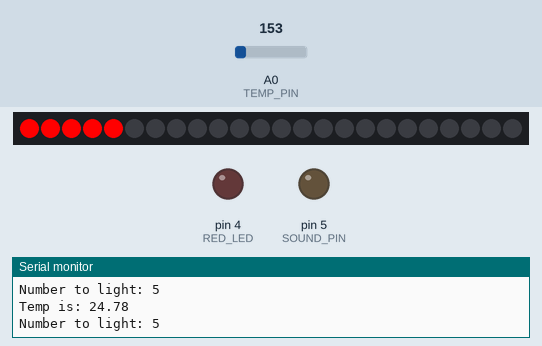
A sketch run on a simulated Arduino Uno, built with avr-gcc and run on an emulated ATmega328P. Shown: 24 RGB LEDs in strip order, left to right, output pins drawn as LEDs (lit = HIGH), the last lines printed to the serial monitor. The inputs (shaded band) are chosen by the test bench; at power-on: A0 (TEMP_PIN) = 153.

Above: at 2.0 s.
2.1 s: A0 (TEMP_PIN) set to 191
At 3.4 s:
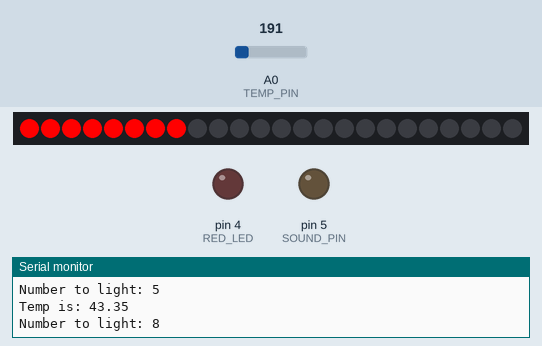
4.2 s: A0 (TEMP_PIN) set to 221
At 5.9 s:
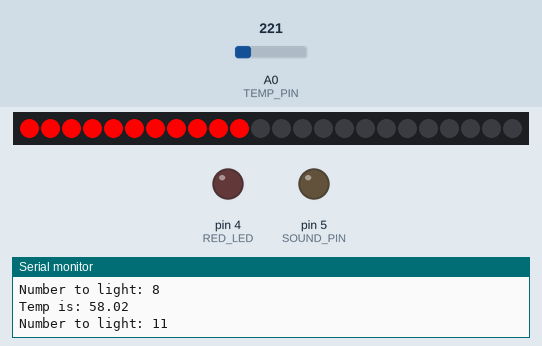
6.8 s: A0 (TEMP_PIN) set to 133
At 8.7 s:
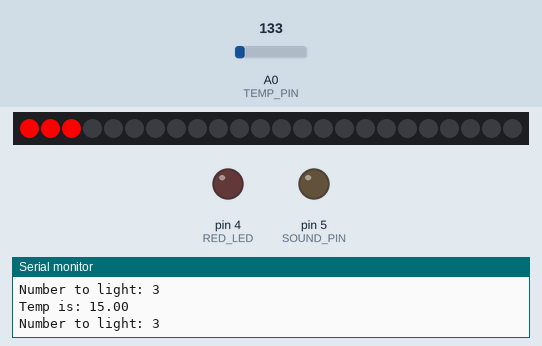
9.0 s: A0 (TEMP_PIN) set to 114
At 10.6 s:
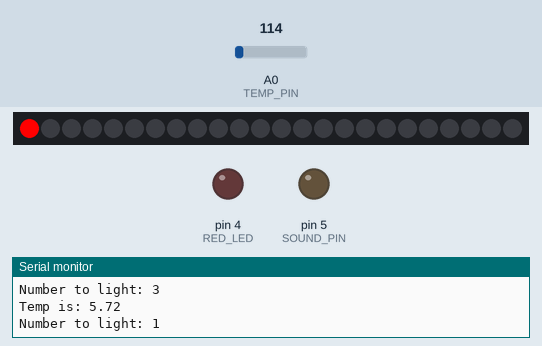
Timing chart, 0 to 12.1 s (numbered marks = the images above; inputs shaded):
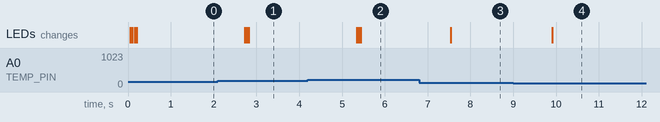

Measured:
- after the input at 2.1 s, the LEDs: first change after 0.62 s (image 1 shows a later state)
- after the input at 4.2 s, the LEDs: first change after 1.1 s (image 2 shows a later state)
- after the input at 6.8 s, the LEDs: change after 0.74 s (image 3)
- after the input at 9.0 s, the LEDs: change after 0.91 s (image 4)

The sketch:

WP4_E3.ino
```cpp
// (C) Bassam -> Group: 23 (2022)
// Work package 4
// Exercise 3 "ADDRESSABLE LEDS"
// Submission code: Abc!7

/*------------------------------------------------------------
EXERCISE 3 ADDRESSABLE LEDS
A program to measure the temperature and and light up the Neopixels ring.

- The program measures the temperature periodically, these readings of the tempreature sensor get converted to temperature in C degrees.
- Depends on the converted temperature the Neopixel ring shall light up as many leds as it's correspondent to the temperature.
- Neopixel ring 24 LEDS is used and the tempreature is between 0 and 125. Example 25 degrees is correspondent to 5 LEDS to light up.
- Temperature less than 0 means no LEDS to light up.

--------------------------------------------------------------*/


// include libriaries

// Neopixel library
#include <Adafruit_NeoPixel.h>
#include <math.h>

#define NEOPIXELS_PIN   3   // Neopixel ring is attached to pin 3
#define NUMPIXELS       24  // number of neopixels in strip
#define TEMP_PIN        A0  // temperature pin is attached to pin A0
#define RED_LED         4   // the red LED is attached to pin 4
#define SOUND_PIN       5   // Piezo is attached to pin 5


// setting up the Neopixel object giving it the number of pixels and the pin attched to it.
Adafruit_NeoPixel pixels = Adafruit_NeoPixel(NUMPIXELS, NEOPIXELS_PIN, NEO_GRB + NEO_KHZ800);

// functions

//function to take a sensor reading and convert it to temperature in c degrees.
float getTemp (int temp_reads);

// function to calculate how many leds will light up in the neopixels ring. the fuction is given the temperature.
int get_num_leds_to_light(float temp);

// function takes a number of lEDs to light up in the neopixels.
void light_up (int num);

// fucntion to indicate that we have reached the limit of the addressable leds.
void warn_sound_light();


int wait =                    50; // timing delay in milliseconds
int temp_sensor_reading =     0;  // tempreature sensor readings
float voltage;                    // the voltage converted from the reading will be stored here.
float temperature;                // the temperature value will be stored here.
int num_leds_to_light;            // to store the number of leds to light up in teh neopixels ring


/*
 * setup() - this function runs once when you turn your Arduino on
 * We initialize the serial connection with the computer
 */
void setup() {
  // start the serial monitor
  Serial.begin(9600);

  // Initialize the NeoPixel library.
  pixels.begin();

  // set up the pins for red LED and the sound pins to be output, tenperature pin to be input.
  pinMode(RED_LED, OUTPUT);
  pinMode(SOUND_PIN, OUTPUT);
  pinMode(TEMP_PIN, INPUT);

}


/*
* loop() - this function runs infinitely where we need to run the code constantly
*/
void loop() {

  // get the sensor reading and store it in temp_sensor_readig variable.
  temp_sensor_reading = analogRead(TEMP_PIN);

  // by getTemp function we calculae the temperature by passing it the sensor reading.
  getTemp(temp_sensor_reading);

  // pritn out the temperature to the serial monitor.
  Serial.print ("Temp is: ");
  Serial.println(temperature);


  // calculate how many leds to light up by get_num_leds_to_light function, passing it the temperature
  // and store it in num_leds_to_light variable.
  num_leds_to_light = get_num_leds_to_light(temperature);

  // print out how many leds to light up
  Serial.print("Number to light: ");
  Serial.println(num_leds_to_light);

  // light_up function takes a number of how many leds to light up and execute the operation.
  light_up (num_leds_to_light);

}


/* Function that converts the readings from the sensor to temperature
 *  The temp reading are passed as param and then converted to millivolts then to tenperature
 *  @param int temp_reads -- voltage of temperature sensor reading
 */
float getTemp (int temp_reads)
{
  voltage = (5./1023.) * temp_reads;      //calculate voltage on 10bits resolution.
  voltage = voltage * 1000;               // convert the volatge to millivolts.
  temperature = (voltage - 500) / 10;     // convet the millivolts to temperature -> each 10 millivolts = 1 C degree


  return temperature;                     // return the temperature

}


/* Function that caluculates how many Addressable LEDs to light up in the neopixels ring
 *  Linear regression is used here to find an equation to calculate how many LEDs to light up.
 * first -> get the slope m = y2-y1 / x2-x1
 * m = 24-0 / 125 - 0 = 24/125
 * m = 24/125
 * and then the equation to calculate how many neopixels to turn on is ->
 * y - y0 = m (x-x0) y0 and x0 are both equal to 0 so ->
 * y = (24./125.) * x  ---- y is the neopixels to light up and
 * x is the temperature given
 * final formula to use -> Addressable leds to light = (24./125.) * temperature
 *  @param int temp -- the current temperature given.
 */
int get_num_leds_to_light(float temp)
{
  // return a rounded number of the result of the used formula. (round() is a Math library fucntion)
  return round((24./125.) * temperature);
}


/* Function that takes as an input how many leds to light up and do the executes the light up operation.
 *  It lights up the neopixels leds ascending in case of temperature increase
 *  and decending in case of temperature decrease.
 *  @param int num -- number pixels to light up.
 */
void light_up (int num)
{
  // loop over the neopixels leds (24).
  for (int i = 0; i < NUMPIXELS; i++) {
    // pixels.Color takes RGB values, from 0,0,0 up to 255,255,255

    // as long as the number of pixels to light up is higher than i
    // we light up the led
      if (i < num)
      {
        // put red color in this pixel at i
        pixels.setPixelColor(i, pixels.Color(255, 0, 0));

      }
      // else we have light up all the leds required, then start to clean out
      // the leds that are not supposed to be on.
      //start from 24th pixel and clear all pixels until we reach last led to be on.
      else
      {
          for (int j = NUMPIXELS; j >= num; j--)
          {
            // set the pixel RGB values to 0 at j
            pixels.setPixelColor(j, pixels.Color(0, 0, 0));
          }
      }

        // This sends the updated pixel color to the hardware.
        pixels.show();

       // check if the last pixel is on. if true -> this method will turn the red LED
       // and the sound alarm.
        warn_sound_light();

      // delay for 50 milliseconds.
      delay(wait);
    }
}


/* Function that turn the red LED and the sound alarm on when the last pixel in the
 *  ring is turned on.
 */
void warn_sound_light()
{
  // if pixel number 23 (zero based indexing -> 24) is not off
  if (pixels.getPixelColor(23) != 0x000000)
  {
    // turn the red LED on
     digitalWrite(RED_LED, HIGH);

    // turn the red sound alarm on
     digitalWrite(SOUND_PIN, HIGH);
   }
   // otherwise turn them off.
  else
   {
    // turn the red LED off
     digitalWrite(RED_LED, LOW);
    // turn the red sound alarm off
     digitalWrite(SOUND_PIN, LOW);
    }
}
```
